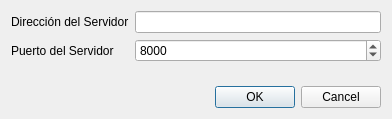
<?xml version="1.0" encoding="UTF-8"?>
<ui version="4.0">
 <class>ConfDialog</class>
 <widget class="QDialog" name="ConfDialog">
  <property name="geometry">
   <rect>
    <x>0</x>
    <y>0</y>
    <width>392</width>
    <height>119</height>
   </rect>
  </property>
  <property name="windowTitle">
   <string>Configuración</string>
  </property>
  <layout class="QVBoxLayout" name="verticalLayout">
   <item>
    <layout class="QFormLayout" name="formLayout">
     <item row="0" column="0">
      <widget class="QLabel" name="label">
       <property name="text">
        <string>Dirección del Servidor</string>
       </property>
      </widget>
     </item>
     <item row="0" column="1">
      <widget class="QLineEdit" name="serverAddress"/>
     </item>
     <item row="1" column="0">
      <widget class="QLabel" name="label_2">
       <property name="text">
        <string>Puerto del Servidor</string>
       </property>
      </widget>
     </item>
     <item row="1" column="1">
      <widget class="QSpinBox" name="serverPort">
       <property name="minimum">
        <number>80</number>
       </property>
       <property name="maximum">
        <number>65525</number>
       </property>
       <property name="value">
        <number>8000</number>
       </property>
      </widget>
     </item>
    </layout>
   </item>
   <item>
    <widget class="QDialogButtonBox" name="buttonBox">
     <property name="orientation">
      <enum>Qt::Horizontal</enum>
     </property>
     <property name="standardButtons">
      <set>QDialogButtonBox::Cancel|QDialogButtonBox::Ok</set>
     </property>
    </widget>
   </item>
  </layout>
 </widget>
 <resources/>
 <connections>
  <connection>
   <sender>buttonBox</sender>
   <signal>accepted()</signal>
   <receiver>ConfDialog</receiver>
   <slot>accept()</slot>
   <hints>
    <hint type="sourcelabel">
     <x>248</x>
     <y>254</y>
    </hint>
    <hint type="destinationlabel">
     <x>157</x>
     <y>274</y>
    </hint>
   </hints>
  </connection>
  <connection>
   <sender>buttonBox</sender>
   <signal>rejected()</signal>
   <receiver>ConfDialog</receiver>
   <slot>reject()</slot>
   <hints>
    <hint type="sourcelabel">
     <x>316</x>
     <y>260</y>
    </hint>
    <hint type="destinationlabel">
     <x>286</x>
     <y>274</y>
    </hint>
   </hints>
  </connection>
 </connections>
</ui>
